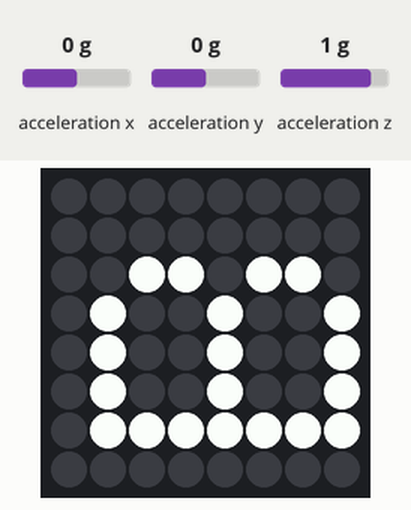
Simulated run of this program. Board: Raspberry Pi (BCM pin numbers) with a Sense HAT. On the bench: the Sense HAT's 8×8 RGB LED matrix. The test bench sets the inputs (shaded band); at power-on: acceleration x 0 g, acceleration y 0 g, acceleration z 1 g.

Above: at 1.2 s.
1.3 s: acceleration x set to -1.4 g
At 2.7 s:
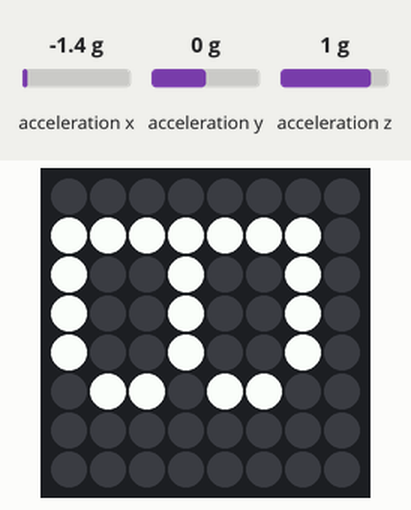
Timing chart, 0 to 4.3 s (numbered marks = the images above; inputs shaded):
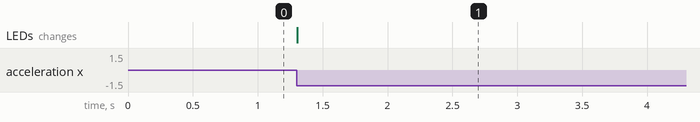

The program:

11_rotating_letter.py
```python
from sense_hat import SenseHat

sense = SenseHat()

sense.show_letter("B")

while True:
    accel=sense.get_accelerometer_raw()
    x=accel['x']
    y=accel['y']
    z=accel['z']

    x=round(x,0)
    y=round(y,0)

    if x==-1:
        sense.set_rotation(90)
    elif y==1:
        sense.set_rotation(0)
    elif y==-1:
        sense.set_rotation(180)
    else:
        sense.set_rotation(270)
```

Measured:
- after the input at 1.3 s, the LEDs: change at once (image 1)
